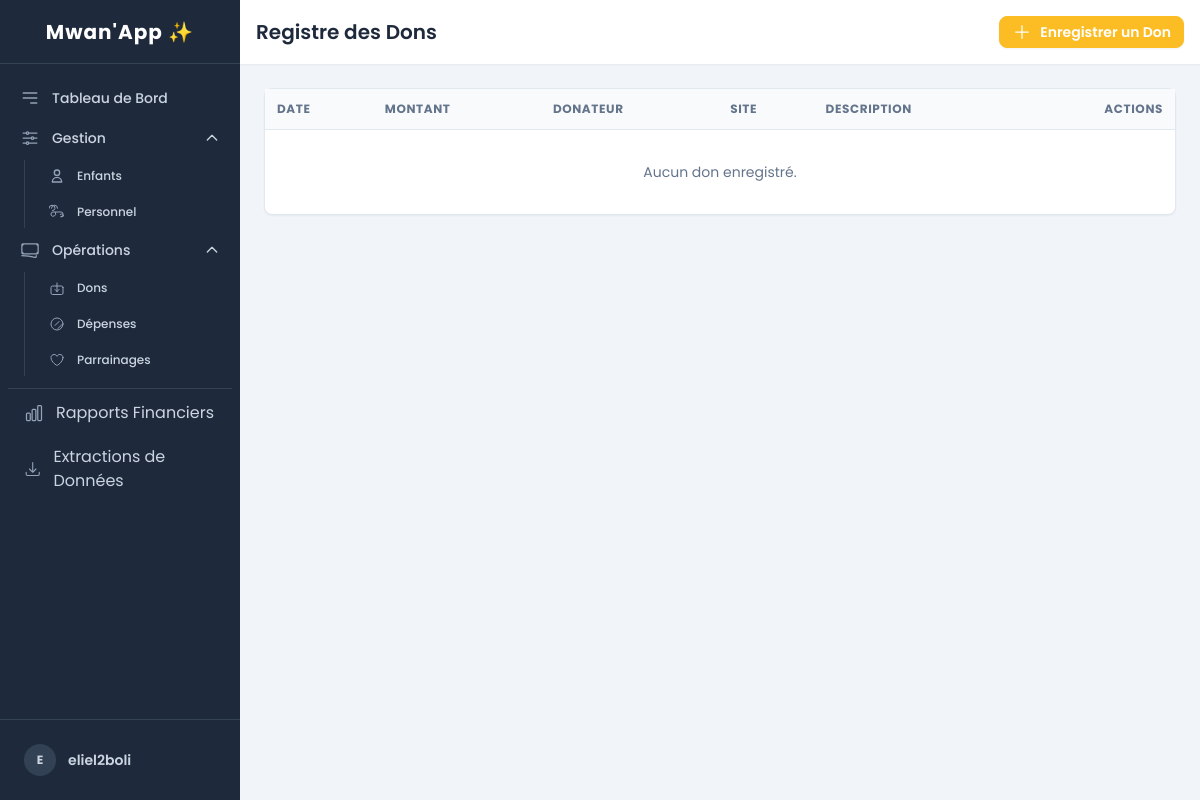
The page /finances/dons/ (signed in) on the database as committed earlier.
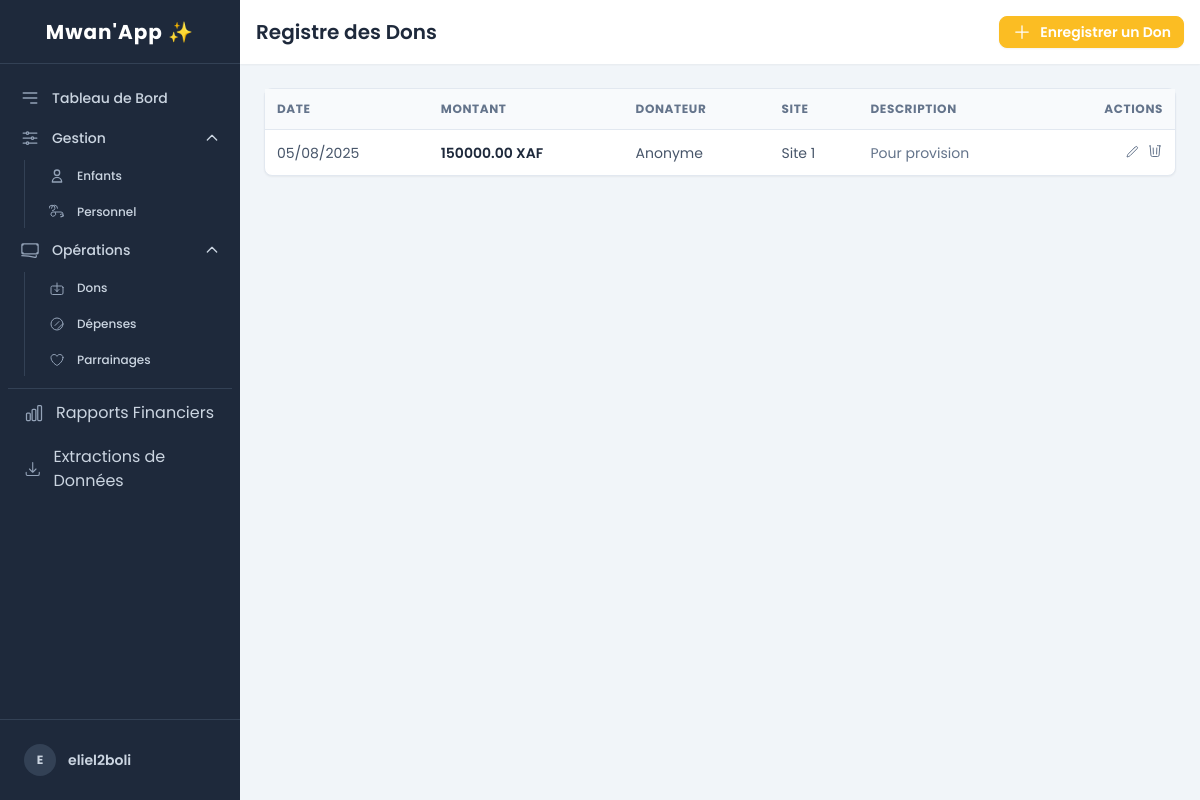
The same page on the database as committed later.
### gestion_financiere/models.py (models this page shows, shortened)
class Don(models.Model):
    compte = models.ForeignKey(CompteFinancier, on_delete=models.PROTECT)
    site = models.ForeignKey(SiteOrphelinat, on_delete=models.PROTECT)
    site = models.ForeignKey(SiteOrphelinat, on_delete=models.PROTECT)
    montant = models.DecimalField(max_digits=10, decimal_places=2)
    donateur = models.CharField(max_length=200, blank=True, default="Anonyme")
    date_don = models.DateField()
    description = models.TextField(blank=True)
    is_active = models.BooleanField(default=True)

### sites_gestion/models.py (models this page shows, shortened)
class SiteOrphelinat(models.Model):
    nom = models.CharField(max_length=200, unique=True)
    ville = models.CharField(max_length=100)
    pays = models.CharField(max_length=100)
    adresse = models.TextField(blank=True)
    date_creation = models.DateField(auto_now_add=True)

### gestion_financiere/views.py (the view)
# urls.py: path('dons/', DonListView.as_view(), name='don_list'),
class DonListView(LoginRequiredMixin, ListView):
    model = Don
    template_name = 'gestion_financiere/don_list.html'
    context_object_name = 'dons'
    paginate_by = 15
    def get_queryset(self):
        user = self.request.user
        queryset = Don.objects.select_related('site').order_by('-date_don')
        if user.is_superuser:
            return queryset
        return queryset.filter(site=user.site)

### templates/gestion_financiere/don_list.html (shortened to what this page needs)
{% extends 'base.html' %}
{% block page_title %}Registre des Dons{% endblock %}
{% block page_actions %}
  <a href="{% url 'gestion_financiere:don_create' %}" class="btn btn-warning btn-sm text-white">
    <svg xmlns="http://www.w3.org/2000/svg" fill="none" viewBox="0 0 24 24" stroke-width="1.5" stroke="currentColor" class="w-5 h-5"><path stroke-linecap="round" stroke-linejoin="round" d="M12 4.5v15m7.5-7.5h-15" /></svg>
    Enregistrer un Don
  </a>
{% endblock %}
{% block content %}
<div class="bg-white rounded-lg shadow-sm border border-slate-200">
    <div class="overflow-x-auto">
        <table class="w-full">
          <thead class="bg-slate-50 border-b border-slate-200">
            <tr class="text-xs font-semibold text-slate-500 uppercase tracking-wider text-left">
              <th class="p-3">Date</th>
              <th class="p-3">Montant</th>
              <th class="p-3">Donateur</th>
              <th class="p-3">Site</th>
              <th class="p-3">Description</th>
              <th class="p-3 text-right">Actions</th> </tr>
          </thead>
          <tbody class="divide-y divide-slate-200 text-sm">
            {% for don in dons %}
              {% if don.is_active %}
              <tr class="hover:bg-slate-50">
                <td class="p-3 text-slate-600">{{ don.date_don|date:"d/m/Y" }}</td>
                <td class="p-3 font-semibold text-slate-800">{{ don.montant }} XAF</td>
                <td class="p-3 text-slate-600">{{ don.donateur }}</td>
                <td class="p-3 text-slate-600">{{ don.site.nom }}</td>
                <td class="p-3 text-slate-500 truncate max-w-xs">{{ don.description|default:"-" }}</td>
                <td class="p-3">
                    <div class="flex items-center justify-end space-x-2">
                        <a href="{% url 'gestion_financiere:don_update' pk=don.pk %}" class="tooltip" data-tip="Modifier">
                        </a>
                        <form method="post" action="{% url 'gestion_financiere:don_delete' pk=don.pk %}" onsubmit="return confirm('Êtes-vous sûr de vouloir archiver ce don ?');">
                            <button type="submit" class="tooltip" data-tip="Archiver">
                            </button>
                        </form>
                    </div>
                </td>
              </tr>
              {% endif %}
            {% empty %}
              <tr><td colspan="6" class="text-center p-8 text-slate-500">Aucun don enregistré.</td></tr>
            {% endfor %}
          </tbody>
        </table>
    </div>
</div>
{% endblock %}

Rows that differ between the two databases and show on the page:
added Don: date_don "05/08/2025", montant "150000.00", donateur "Anonyme", site.nom "Site 1", description "Pour provision"
Other text that changed with them:
text no longer shown: "Aucun don enregistré."
